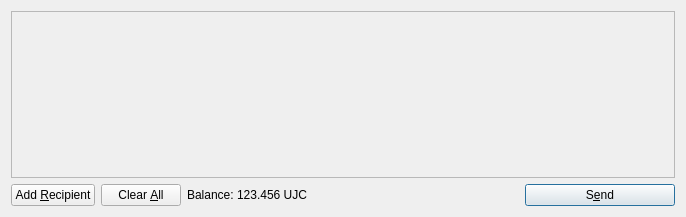
<?xml version="1.0" encoding="UTF-8"?>
<ui version="4.0">
 <class>SendCoinsDialog</class>
 <widget class="QDialog" name="SendCoinsDialog">
  <property name="geometry">
   <rect>
    <x>0</x>
    <y>0</y>
    <width>686</width>
    <height>217</height>
   </rect>
  </property>
  <property name="windowTitle">
   <string>Send Coins</string>
  </property>
  <layout class="QVBoxLayout" name="verticalLayout">
   <item>
    <widget class="QScrollArea" name="scrollArea">
     <property name="widgetResizable">
      <bool>true</bool>
     </property>
     <widget class="QWidget" name="scrollAreaWidgetContents">
      <property name="geometry">
       <rect>
        <x>0</x>
        <y>0</y>
        <width>666</width>
        <height>165</height>
       </rect>
      </property>
      <layout class="QVBoxLayout" name="verticalLayout_2">
       <property name="margin">
        <number>0</number>
       </property>
       <item>
        <layout class="QVBoxLayout" name="entries">
         <property name="spacing">
          <number>6</number>
         </property>
        </layout>
       </item>
       <item>
        <spacer name="verticalSpacer">
         <property name="orientation">
          <enum>Qt::Vertical</enum>
         </property>
         <property name="sizeHint" stdset="0">
          <size>
           <width>20</width>
           <height>40</height>
          </size>
         </property>
        </spacer>
       </item>
      </layout>
     </widget>
    </widget>
   </item>
   <item>
    <layout class="QHBoxLayout" name="horizontalLayout">
     <item>
      <widget class="QPushButton" name="addButton">
       <property name="toolTip">
        <string>Send to multiple recipients at once</string>
       </property>
       <property name="text">
        <string>Add &amp;Recipient</string>
       </property>
       <property name="icon">
        <iconset resource="../bitcoin.qrc">
         <normaloff>:/icons/add</normaloff>:/icons/add</iconset>
       </property>
       <property name="autoDefault">
        <bool>false</bool>
       </property>
      </widget>
     </item>
     <item>
      <widget class="QPushButton" name="clearButton">
       <property name="sizePolicy">
        <sizepolicy hsizetype="Minimum" vsizetype="Fixed">
         <horstretch>0</horstretch>
         <verstretch>0</verstretch>
        </sizepolicy>
       </property>
       <property name="toolTip">
        <string>Remove all transaction fields</string>
       </property>
       <property name="text">
        <string>Clear &amp;All</string>
       </property>
       <property name="icon">
        <iconset resource="../bitcoin.qrc">
         <normaloff>:/icons/remove</normaloff>:/icons/remove</iconset>
       </property>
       <property name="autoRepeatDelay">
        <number>300</number>
       </property>
       <property name="autoDefault">
        <bool>false</bool>
       </property>
      </widget>
     </item>
     <item>
      <layout class="QHBoxLayout" name="horizontalLayout_2">
       <property name="spacing">
        <number>3</number>
       </property>
       <item>
        <widget class="QLabel" name="label">
         <property name="text">
          <string>Balance:</string>
         </property>
        </widget>
       </item>
       <item>
        <widget class="QLabel" name="labelBalance">
         <property name="cursor">
          <cursorShape>IBeamCursor</cursorShape>
         </property>
         <property name="text">
          <string>123.456 UJC</string>
         </property>
         <property name="textInteractionFlags">
          <set>Qt::LinksAccessibleByMouse|Qt::TextSelectableByKeyboard|Qt::TextSelectableByMouse</set>
         </property>
        </widget>
       </item>
      </layout>
     </item>
     <item>
      <spacer name="horizontalSpacer">
       <property name="orientation">
        <enum>Qt::Horizontal</enum>
       </property>
       <property name="sizeHint" stdset="0">
        <size>
         <width>40</width>
         <height>20</height>
        </size>
       </property>
      </spacer>
     </item>
     <item>
      <widget class="QPushButton" name="sendButton">
       <property name="minimumSize">
        <size>
         <width>150</width>
         <height>0</height>
        </size>
       </property>
       <property name="toolTip">
        <string>Confirm the send action</string>
       </property>
       <property name="text">
        <string>S&amp;end</string>
       </property>
       <property name="icon">
        <iconset resource="../bitcoin.qrc">
         <normaloff>:/icons/send</normaloff>:/icons/send</iconset>
       </property>
       <property name="default">
        <bool>true</bool>
       </property>
      </widget>
     </item>
    </layout>
   </item>
  </layout>
 </widget>
 <resources>
  <include location="../bitcoin.qrc"/>
 </resources>
 <connections/>
</ui>
